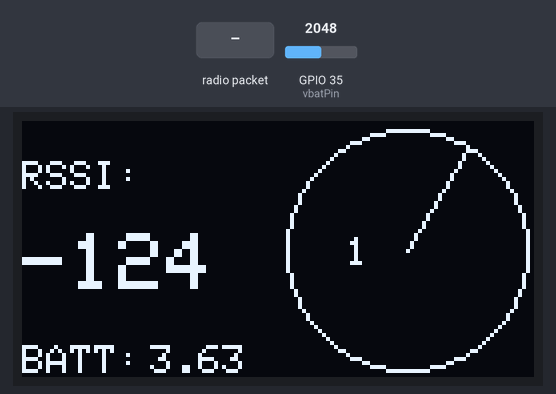
Simulated run of this sketch. Board: ESP32. On the bench: 128×64 one-colour display. Inputs (shaded band) come from the test bench; at power-on: GPIO 35 (vbatPin) = 2048. No radio packets arrive unless stated; what the sketch prints to the serial monitor is not drawn.

Above: at 1.37 s.
1.4 s: radio packet "1" arrives
At 2.2 s:
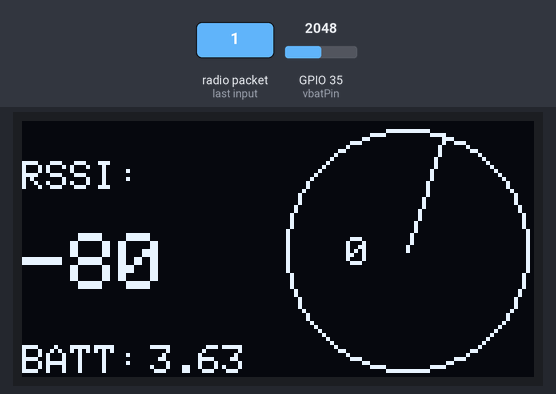
2.9 s: GPIO 35 (vbatPin) set to 2866
At 3.43 s:
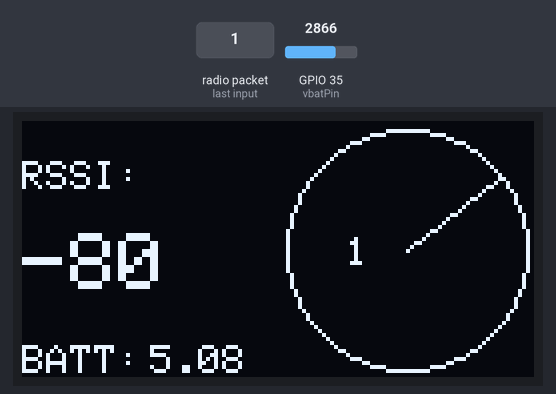
4.4 s: GPIO 35 (vbatPin) set to 3603
At 4.67 s:
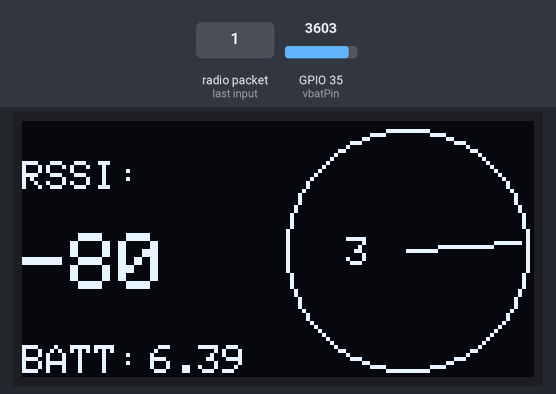
5.9 s: GPIO 35 (vbatPin) set to 4095
At 7.38 s:
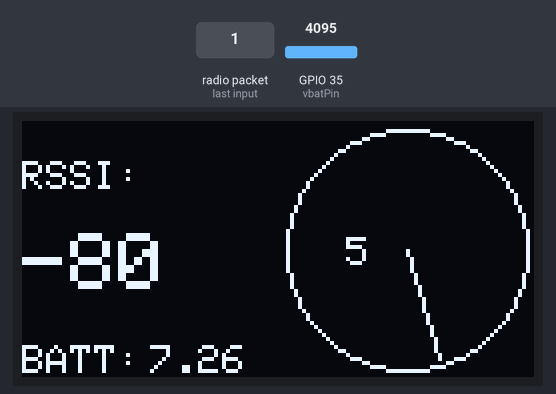

The sketch:

prova_lora_recv.ino
```cpp
/*********
  Rui Santos
  Complete project details at https://RandomNerdTutorials.com/ttgo-lora32-sx1276-arduino-ide/
*********/

//Libraries for LoRa
#include <SPI.h>
#include <LoRa.h>

//Libraries for OLED Display
#include <Wire.h>
#include <Adafruit_GFX.h>
#include <Adafruit_SSD1306.h>

//define the pins used by the LoRa transceiver module
#define SCK 5
#define MISO 19
#define MOSI 27
#define SS 18
#define RST 23
#define DIO0 26

//433E6 for Asia
//866E6 for Europe
//915E6 for North America
#define BAND 866E6

//OLED pins
#define OLED_SDA 21  //4
#define OLED_SCL 22 //15
#define OLED_RST -1 //16
#define SCREEN_WIDTH 128 // OLED display width, in pixels
#define SCREEN_HEIGHT 64 // OLED display height, in pixels

/*//define the pins used by the LoRa transceiver module
#define SCK 5
#define MISO 19
#define MOSI 27
#define SS 18
#define RST 14
#define DIO0 26

//433E6 for Asia
//866E6 for Europe
//915E6 for North America
#define BAND 866E6

//OLED pins
#define OLED_SDA 4
#define OLED_SCL 15
#define OLED_RST 16
#define SCREEN_WIDTH 128 // OLED display width, in pixels
#define SCREEN_HEIGHT 64 // OLED display height, in pixels
*/
const uint8_t vbatPin = 35;
float VBAT;

Adafruit_SSD1306 display(SCREEN_WIDTH, SCREEN_HEIGHT, &Wire, OLED_RST);

String LoRaData;

void setup() {
  //initialize Serial Monitor
  Serial.begin(115200);
  pinMode(vbatPin, INPUT);
  //reset OLED display via software
  pinMode(OLED_RST, OUTPUT);
  digitalWrite(OLED_RST, LOW);
  delay(20);
  digitalWrite(OLED_RST, HIGH);

  //initialize OLED
  Wire.begin(OLED_SDA, OLED_SCL);
  if(!display.begin(SSD1306_SWITCHCAPVCC, 0x3c, false, false)) { // Address 0x3C for 128x32
    Serial.println(F("SSD1306 allocation failed"));
    for(;;); // Don't proceed, loop forever
  }

  display.clearDisplay();
  display.setTextColor(WHITE);
  display.setTextSize(1);
  display.setCursor(0,0);
  display.print("LORA RECEIVER ");
  display.display();

  Serial.println("LoRa Receiver Test");

  //SPI LoRa pins
  SPI.begin(SCK, MISO, MOSI, SS);
  //setup LoRa transceiver module
  LoRa.setPins(SS, RST, DIO0);

  if (!LoRa.begin(BAND)) {
    Serial.println("Starting LoRa failed!");
    while (1);
  }
  Serial.println("LoRa Initializing OK!");
  display.setCursor(0,10);
  display.println("LoRa Initializing OK!");
  display.display();

}
const float pi = 3.14159267 ;
int stat = 0;
int raggio = 30;
int rssi = -124;
int ultimo = millis();
int wait = millis();
int avanza = 0;
int clock_center_y = 32;
int clock_center_x = 96;

void loop() {
  //display.drawLine()
  // see if a packet was received

  int packetSize = LoRa.parsePacket();

  if (packetSize) {


    // if a packet size is defined, a packet was received

    Serial.println("");

    Serial.println("Received packet!");


    // read the packet
    /*
    String message = "";

    while (LoRa.available()) {

      message += (char)LoRa.read();


    }*/
    // Battery Voltage

    rssi = LoRa.packetRssi();
    ultimo = millis();
    avanza = 0;
    // print the Packet and RSSI
    //Serial.println(message);


  }
  VBAT = (float)(analogRead(vbatPin)) / 4095*2*3.3*1.1;
  if((millis()-wait)>10){
    display.clearDisplay();
    display.setTextSize(1);
    display.setCursor(0,10);
    display.print("RSSI:");
    display.setTextSize(2);
    display.setCursor(0,28);
    display.print(rssi);
    display.setTextSize(1);
    display.setCursor(0,56);
    display.print("BATT:");
    display.setCursor(32,56);
    display.print(VBAT);
    display.drawCircle(clock_center_x, clock_center_y, raggio, SSD1306_WHITE);
    draw_minute(avanza++);
    display.setCursor(clock_center_x-(raggio/2),clock_center_y-3);
    display.print((millis()-ultimo)/1000);
    display.display();
    wait = millis();
  }

}

void draw_minute(int line){
   int y = ((raggio-1)*cos(pi-(2*pi)/360*line))+clock_center_y;
   int x = ((raggio-1)*sin(pi-(2*pi)/360*line))+clock_center_x;
   display.drawLine(clock_center_x,clock_center_y,x,y,SSD1306_WHITE);
}
```
